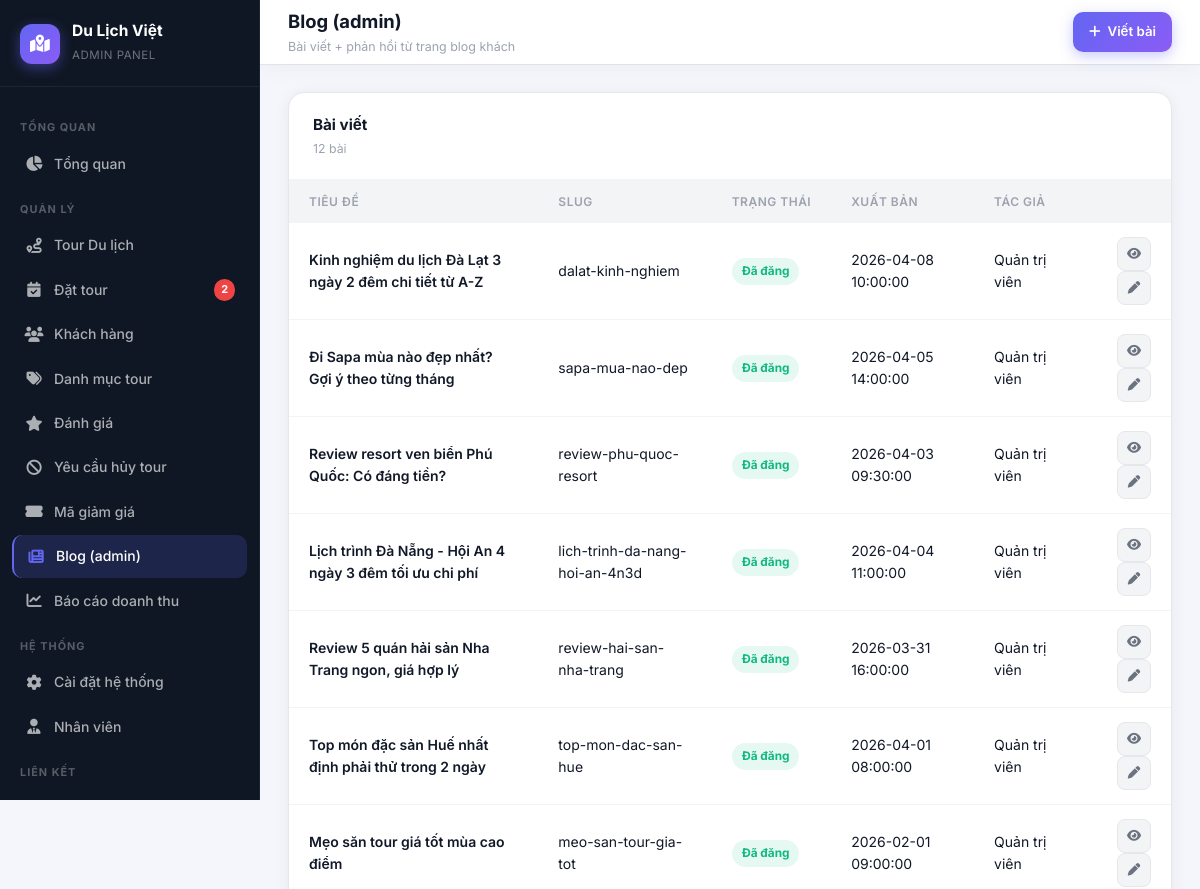
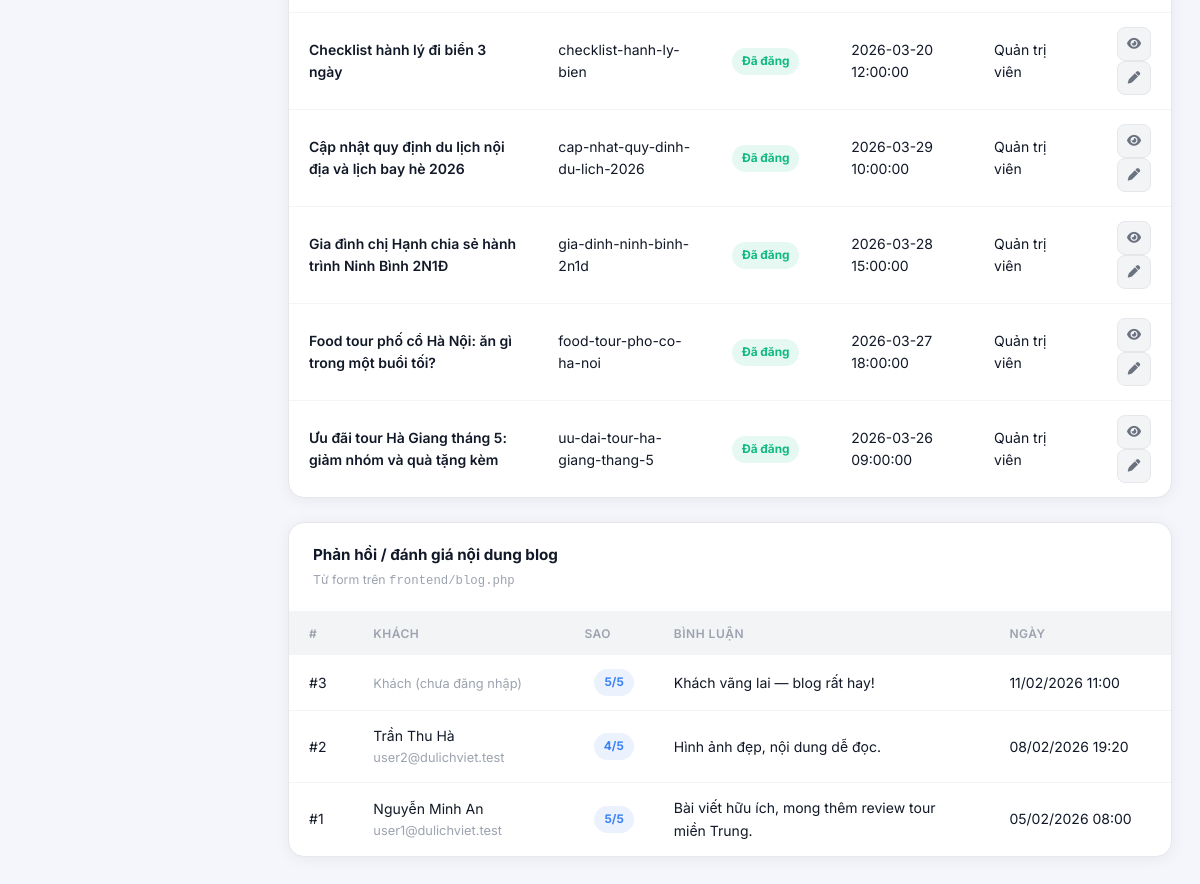
Screenshot of /admin/blog/list.php (signed in) with the database file from the repository (2 pictures, top to bottom).
### tables this page shows
CREATE TABLE IF NOT EXISTS `blog_posts` (
  `id` INT UNSIGNED NOT NULL AUTO_INCREMENT,
  `title` VARCHAR(255) NOT NULL,
  `slug` VARCHAR(280) NOT NULL,
  `excerpt` VARCHAR(500) NULL DEFAULT NULL,
  `featured_image` VARCHAR(500) NULL DEFAULT NULL,
  `category` VARCHAR(32) NULL DEFAULT NULL,
  `tag_label` VARCHAR(160) NULL DEFAULT NULL,
  `keywords` VARCHAR(400) NULL DEFAULT NULL,
  `body` MEDIUMTEXT NULL,
  `status` ENUM('draft','published') NOT NULL DEFAULT 'draft',
  `published_at` DATETIME NULL DEFAULT NULL,
  `author_id` INT UNSIGNED NULL DEFAULT NULL,
  `created_at` DATETIME NOT NULL DEFAULT CURRENT_TIMESTAMP,
  `updated_at` DATETIME NULL DEFAULT NULL ON UPDATE CURRENT_TIMESTAMP,
  PRIMARY KEY (`id`),
  UNIQUE KEY `uq_blog_posts_slug` (`slug`),
  KEY `idx_blog_posts_status` (`status`),
  CONSTRAINT `fk_blog_posts_author`
    FOREIGN KEY (`author_id`) REFERENCES `users` (`id`)
    ON DELETE SET NULL ON UPDATE CASCADE
);

CREATE TABLE `users` (
  `id` INT UNSIGNED NOT NULL AUTO_INCREMENT,
  `full_name` VARCHAR(120) NOT NULL,
  `email` VARCHAR(190) NOT NULL,
  `password` VARCHAR(255) NOT NULL,
  `phone` VARCHAR(20) NOT NULL DEFAULT '',
  `role` ENUM('user','staff','admin') NOT NULL DEFAULT 'user',
  `is_active` TINYINT(1) NOT NULL DEFAULT 1,
  `created_at` DATETIME NOT NULL DEFAULT CURRENT_TIMESTAMP,
  `updated_at` DATETIME NULL DEFAULT NULL ON UPDATE CURRENT_TIMESTAMP,
  PRIMARY KEY (`id`),
  UNIQUE KEY `uq_users_email` (`email`),
  KEY `idx_users_role` (`role`)
);

CREATE TABLE `blog_feedback` (
  `id` INT UNSIGNED NOT NULL AUTO_INCREMENT,
  `user_id` INT UNSIGNED NULL DEFAULT NULL,
  `rating` TINYINT UNSIGNED NOT NULL,
  `comment` TEXT NOT NULL,
  `created_at` DATETIME NOT NULL DEFAULT CURRENT_TIMESTAMP,
  PRIMARY KEY (`id`),
  KEY `idx_blog_feedback_user` (`user_id`),
  CONSTRAINT `fk_blog_feedback_user`
    FOREIGN KEY (`user_id`) REFERENCES `users` (`id`)
    ON DELETE SET NULL ON UPDATE CASCADE
);

### includes/functions.php (called while the page is built, shortened)
<?php
function app_project_web_base(): string
{
    $sn = str_replace('\\', '/', (string) ($_SERVER['SCRIPT_NAME'] ?? ''));
    $dir = rtrim(dirname($sn), '/');
    $base = preg_replace('#(?:/admin|/staff|/auth|/frontend)(?:/.*)?$#', '', $dir);
    return $base === $dir ? $dir : (string) $base;
}
function app_url(string $path): string
{
    $b = app_project_web_base();
    $path = ltrim($path, '/');
    return ($b === '' ? '' : $b) . '/' . $path;
}

### admin/blog/list.php (the view, shortened to what this page needs)
<?php
require_once dirname(__DIR__, 2) . '/includes/db.php';
$postsOk = false;
$posts   = [];
try {
    $posts = $pdo->query(
        "SELECT p.*, u.full_name AS author_name
         FROM blog_posts p
         LEFT JOIN users u ON u.id = p.author_id
         ORDER BY p.created_at DESC"
    )->fetchAll();
    $postsOk = true;
} catch (Throwable) {
    $postsOk = false;
}
$feedback = [];
try {
    $feedback = $pdo->query(
        "SELECT f.*, u.full_name, u.email
         FROM blog_feedback f
         LEFT JOIN users u ON u.id = f.user_id
         ORDER BY f.created_at DESC
         LIMIT 100"
    )->fetchAll();
} catch (Throwable) {
    $feedback = [];
}
function h(mixed $v): string
{
    return htmlspecialchars((string) $v, ENT_QUOTES, 'UTF-8');
}
$topbarActions = $postsOk
    ? '<a href="add.php" class="topbar-btn topbar-btn-primary"><i class="fas fa-plus"></i> Viết bài</a>'
    : '';
require dirname(__DIR__, 2) . '/includes/admin_header.php';
?>
<?php if (!$postsOk): ?>
  <div class="alert alert-warning">
    Chưa có bảng <code>blog_posts</code>. Import <code>database/migrations/001_admin_coupons_blog.sql</code>.
  </div>
<?php else: ?>
  <div class="data-card" style="margin-bottom:24px">
    <div class="data-card-header">
      <div>
        <div class="data-card-title">Bài viết</div>
        <div class="data-card-sub"><?= count($posts) ?> bài</div>
      </div>
    </div>
    <div style="overflow-x:auto">
      <table class="admin-table">
        <thead>
          <tr>
            <th>Tiêu đề</th>
            <th>Slug</th>
            <th>Trạng thái</th>
            <th>Xuất bản</th>
            <th>Tác giả</th>
            <th class="cell-right"></th>
          </tr>
        </thead>
        <tbody>
          <?php if (empty($posts)): ?>
            <tr><td colspan="6"><div class="empty-state"><i class="fas fa-newspaper"></i><p>Chưa có bài.</p></div></td></tr>
          <?php else: ?>
            <?php foreach ($posts as $p): ?>
              <tr>
                <td class="cell-bold"><?= h($p['title']) ?></td>
                <td class="cell-muted"><?= h($p['slug']) ?></td>
                <td><?= h($p['status']) === 'published' ? '<span class="badge badge-success">Đã đăng</span>' : '<span class="badge badge-neutral">Nháp</span>' ?></td>
                <td class="cell-muted"><?= $p['published_at'] ? h($p['published_at']) : '—' ?></td>
                <td><?= h($p['author_name'] ?? '—') ?></td>
                <td class="cell-right">
                  <?php if ((string) ($p['status'] ?? '') === 'published'): ?>
                    <a href="<?= h(app_url('frontend/blog_detail.php?slug=' . rawurlencode((string) $p['slug']))) ?>" class="btn btn-ghost btn-sm btn-icon" title="Xem bài"><i class="fas fa-eye"></i></a>
                  <?php endif; ?>
                  <a href="edit.php?id=<?= (int) $p['id'] ?>" class="btn btn-ghost btn-sm btn-icon"><i class="fas fa-pen"></i></a>
                </td>
              </tr>
            <?php endforeach; ?>
          <?php endif; ?>
        </tbody>
      </table>
    </div>
  </div>
<?php endif; ?>
<div class="data-card">
  <div class="data-card-header">
    <div>
      <div class="data-card-title">Phản hồi / đánh giá nội dung blog</div>
      <div class="data-card-sub">Từ form trên <code>frontend/blog.php</code></div>
    </div>
  </div>
  <div style="overflow-x:auto">
    <table class="admin-table">
      <thead>
        <tr>
          <th>#</th>
          <th>Khách</th>
          <th class="cell-right">Sao</th>
          <th>Bình luận</th>
          <th>Ngày</th>
        </tr>
      </thead>
      <tbody>
        <?php if (empty($feedback)): ?>
          <tr><td colspan="5"><div class="empty-state"><i class="fas fa-comments"></i><p>Chưa có phản hồi.</p></div></td></tr>
        <?php else: ?>
          <?php foreach ($feedback as $f): ?>
            <tr>
              <td>#<?= (int) $f['id'] ?></td>
              <td>
                <div><?= $f['full_name'] ? h($f['full_name']) : '<span class="cell-muted">Khách (chưa đăng nhập)</span>' ?></div>
                <?php if (!empty($f['email'])): ?><div class="cell-muted" style="font-size:0.8rem"><?= h($f['email']) ?></div><?php endif; ?>
              </td>
              <td class="cell-right"><span class="badge badge-info"><?= (int) $f['rating'] ?>/5</span></td>
              <td style="max-width:300px;white-space:pre-wrap"><?= h($f['comment']) ?></td>
              <td class="cell-muted"><?= date('d/m/Y H:i', strtotime((string) $f['created_at'])) ?></td>
            </tr>
          <?php endforeach; ?>
        <?php endif; ?>
      </tbody>
    </table>
  </div>
</div>
<?php require dirname(__DIR__, 2) . '/includes/admin_footer.php'; ?>

### assets/css/admin.css (style rules this page uses)
:root { --sidebar-width: 260px; --sidebar-bg: #0f1724; --sidebar-border: rgba(255,255,255,0.06); --sidebar-text: rgba(255,255,255,0.65); --sidebar-text-active: #ffffff; --sidebar-active-bg: rgba(99,102,241,0.18); --sidebar-active-border: #6366f1; --topbar-height: 64px; --topbar-bg: #ffffff; --topbar-shadow: 0 1px 0 rgba(0,0,0,0.06), 0 4px 24px rgba(0,0,0,0.04); --page-bg: #f4f6fb; --card-bg: #ffffff; --card-radius: 16px; --card-shadow: 0 2px 16px rgba(0,0,0,0.06); --card-shadow-hover: 0 8px 32px rgba(0,0,0,0.12); --primary: #6366f1; --primary-dark: #4f46e5; --primary-light: rgba(99,102,241,0.1); --success: #10b981; --success-light: rgba(16,185,129,0.1); --warning: #f59e0b; --warning-light: rgba(245,158,11,0.1); --danger: #ef4444; --danger-light: rgba(239,68,68,0.1); --info: #3b82f6; --info-light: rgba(59,130,246,0.1); --text-primary: #111827; --text-secondary: #6b7280; --text-muted: #9ca3af; --border: #e5e7eb; --border-light: #f3f4f6; --transition: 0.2s cubic-bezier(0.4,0,0.2,1); }
* { margin: 0; padding: 0; box-sizing: border-box; }
html, body { font-family: 'Inter', -apple-system, BlinkMacSystemFont, 'Segoe UI', sans-serif; background: var(--page-bg); color: var(--text-primary); line-height: 1.6; min-height: 100vh; }
.topbar-btn { display: inline-flex; align-items: center; gap: 7px; padding: 9px 16px; border-radius: 10px; font-size: 0.83rem; font-weight: 600; cursor: pointer; border: none; text-decoration: none; transition: all var(--transition); }
.topbar-btn-primary { background: linear-gradient(135deg, #6366f1, #8b5cf6); color: white; box-shadow: 0 4px 14px rgba(99,102,241,0.35); }
.data-card { background: var(--card-bg); border-radius: var(--card-radius); box-shadow: var(--card-shadow); border: 1px solid var(--border); overflow: hidden; margin-bottom: 24px; }
.data-card-header { display: flex; align-items: center; justify-content: space-between; padding: 20px 24px; border-bottom: 1px solid var(--border-light); }
.data-card-title { font-size: 0.95rem; font-weight: 700; color: var(--text-primary); }
.data-card-sub { font-size: 0.77rem; color: var(--text-muted); margin-top: 2px; }
.admin-table { width: 100%; border-collapse: collapse; }
.admin-table thead th { background: var(--border-light); padding: 12px 20px; text-align: left; font-size: 0.75rem; font-weight: 600; color: var(--text-muted); text-transform: uppercase; letter-spacing: 0.5px; white-space: nowrap; }
.admin-table tbody td { padding: 14px 20px; font-size: 0.875rem; color: var(--text-primary); border-bottom: 1px solid var(--border-light); vertical-align: middle; }
.admin-table tbody tr:last-child td { border-bottom: none; }
.cell-bold { font-weight: 600; }
.cell-muted { color: var(--text-muted); font-size: 0.8rem; }
.cell-right { text-align: right; }
.badge { display: inline-flex; align-items: center; gap: 5px; padding: 4px 10px; border-radius: 999px; font-size: 0.74rem; font-weight: 700; white-space: nowrap; }
.badge-success { background: var(--success-light); color: var(--success); }
.badge-info { background: var(--info-light); color: var(--info); }
.btn { display: inline-flex; align-items: center; gap: 6px; padding: 8px 15px; border-radius: 9px; font-size: 0.82rem; font-weight: 600; cursor: pointer; border: none; text-decoration: none; transition: all var(--transition); white-space: nowrap; }
.btn-ghost { background: var(--border-light); color: var(--text-secondary); border: 1px solid var(--border); }
.btn-sm { padding: 5px 11px; font-size: 0.78rem; border-radius: 7px; gap: 4px; }
.btn-icon { width: 34px; height: 34px; padding: 0; border-radius: 8px; justify-content: center; }

### rows the page displays
blog_posts: title "Kinh nghiệm du lịch Đà Lạt 3 ngày 2 đêm chi tiết từ A-Z", slug "dalat-kinh-nghiem", status "Đã đăng", published_at "2026-04-08 10:00:00", author.full_name "Quản trị viên"
blog_posts: title "Đi Sapa mùa nào đẹp nhất? Gợi ý theo từng tháng", slug "sapa-mua-nao-dep", status "Đã đăng", published_at "2026-04-05 14:00:00", author.full_name "Quản trị viên"
blog_posts: title "Review resort ven biển Phú Quốc: Có đáng tiền?", slug "review-phu-quoc-resort", status "Đã đăng", published_at "2026-04-03 09:30:00", author.full_name "Quản trị viên"
blog_posts: title "Lịch trình Đà Nẵng - Hội An 4 ngày 3 đêm tối ưu chi phí", slug "lich-trinh-da-nang-hoi-an-4n3d", status "Đã đăng", published_at "2026-04-04 11:00:00", author.full_name "Quản trị viên"
blog_posts: title "Review 5 quán hải sản Nha Trang ngon, giá hợp lý", slug "review-hai-san-nha-trang", status "Đã đăng", published_at "2026-03-31 16:00:00", author.full_name "Quản trị viên"
blog_posts: title "Top món đặc sản Huế nhất định phải thử trong 2 ngày", slug "top-mon-dac-san-hue", status "Đã đăng", published_at "2026-04-01 08:00:00", author.full_name "Quản trị viên"
blog_posts: title "Mẹo săn tour giá tốt mùa cao điểm", slug "meo-san-tour-gia-tot", status "Đã đăng", published_at "2026-02-01 09:00:00", author.full_name "Quản trị viên"
blog_posts: title "Checklist hành lý đi biển 3 ngày", slug "checklist-hanh-ly-bien", status "Đã đăng", published_at "2026-03-20 12:00:00", author.full_name "Quản trị viên"
blog_posts: title "Cập nhật quy định du lịch nội địa và lịch bay hè 2026", slug "cap-nhat-quy-dinh-du-lich-2026", status "Đã đăng", published_at "2026-03-29 10:00:00", author.full_name "Quản trị viên"
blog_posts: title "Gia đình chị Hạnh chia sẻ hành trình Ninh Bình 2N1Đ", slug "gia-dinh-ninh-binh-2n1d", status "Đã đăng", published_at "2026-03-28 15:00:00", author.full_name "Quản trị viên"
blog_posts: title "Food tour phố cổ Hà Nội: ăn gì trong một buổi tối?", slug "food-tour-pho-co-ha-noi", status "Đã đăng", published_at "2026-03-27 18:00:00", author.full_name "Quản trị viên"
blog_posts: title "Ưu đãi tour Hà Giang tháng 5: giảm nhóm và quà tặng kèm", slug "uu-dai-tour-ha-giang-thang-5", status "Đã đăng", published_at "2026-03-26 09:00:00", author.full_name "Quản trị viên"
blog_feedback: id "3", shows "Khách (chưa đăng nhập)", rating "5", comment "Khách vãng lai — blog rất hay!", created_at "11/02/2026 11:00"
blog_feedback: id "2", user.full_name "Trần Thu Hà", user.email "user2@dulichviet.test", rating "4", comment "Hình ảnh đẹp, nội dung dễ đọc.", created_at "08/02/2026 19:20"
blog_feedback: id "1", user.full_name "Nguyễn Minh An", user.email "user1@dulichviet.test", rating "5", comment "Bài viết hữu ích, mong thêm review tour miền Trung.", created_at "05/02/2026 08:00"

### other values shown
$pendingCount "2"
adminH($pageTitle) "Blog (admin)"
adminH($pageSubtitle) "Bài viết + phản hồi từ trang blog khách"
count($posts) "12"
